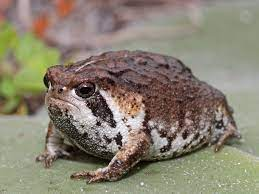
#> input picture images/angry_frog1.jpeg, 259 x 194 px, found by its file name
$ jupyter execute --allow-errors test.ipynb   (older library calls are emulated)
#> lines starting #> are read from the running program, lines starting #| are printed output that depends on the picture; after the words box and inside, x2 and y2 are one past the last pixel; in counts of white or black regions, pixels touching at a corner belong together
[cell 1]
import numpy as np
import matplotlib.pyplot as plt
import cv2
from PIL import Image
from copy import copy, deepcopy

Нельзя просто так писать в терминал всё, что захочется - он предназначен только для символов. Подробнее [тут](https://stackoverflow.com/questions/47984850/pixel-control-in-terminal-with-python) и [тут](https://unix.stackexchange.com/a/146491)

Я решил воспользоваться шифром Брайля (такие проекты уже есть, но хочется попробовать самому)

В питоне они находятся по таким адресам (ord) - (10240, 10495)

[cell 2]
# img = PIL.Image.open('/home/sevashasla/Pictures/fat_cat.jpg')
img = Image.open('/home/sevashasla/Pictures/angry_frog1.jpeg')
#> img is the input picture: PIL image 259x194 RGB; mean R, G, B 137.5, 129.7, 113.5
img.thumbnail((300, 300))
img = np.asarray(img)

Попытался что-то сделать через квантили, но мб лучше через контур?

[cell 3]
fig, axes = plt.subplots(5, 5)
fig.set_figwidth(20)
fig.set_figheight(20)

quantiles = np.linspace(0, 1, 25)

for i in range(5):
    for j in range(5):
        quantile = quantiles[i * 5 + j]
        axes[i, j].set_title(f'q: {quantile}')
        img_binary = ((img[:, :, 0] > np.quantile(img[:, :, 0].flatten(), quantile))).astype(np.uint8)
        axes[i, j].imshow(img_binary, cmap='gray')
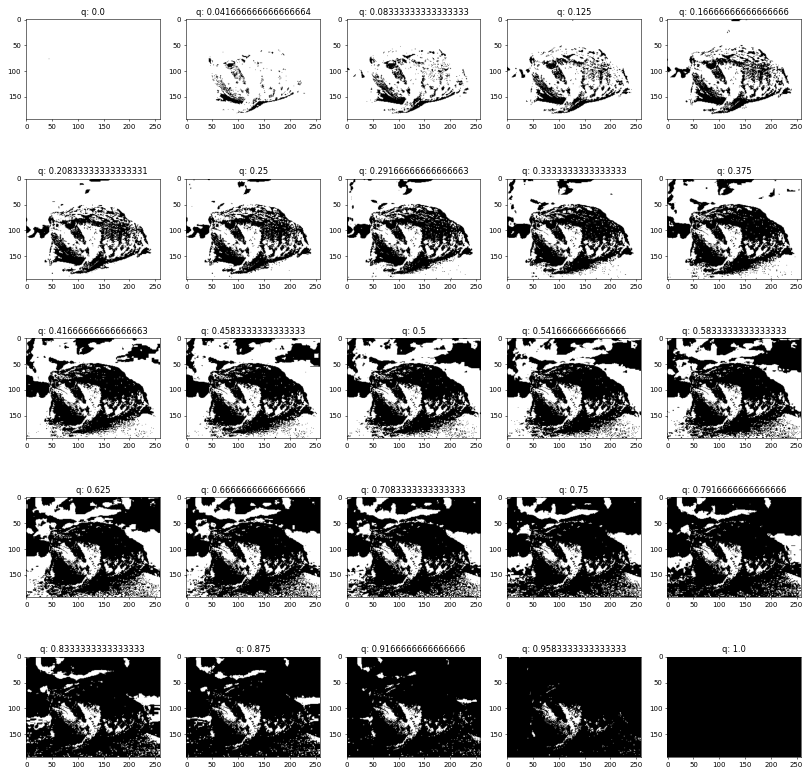
#> figure drawn by matplotlib, 25 panels

[cell 4]
plt.figure(figsize=(10, 10))
plt.hist(img[:, :, 0].flatten(), bins=256);
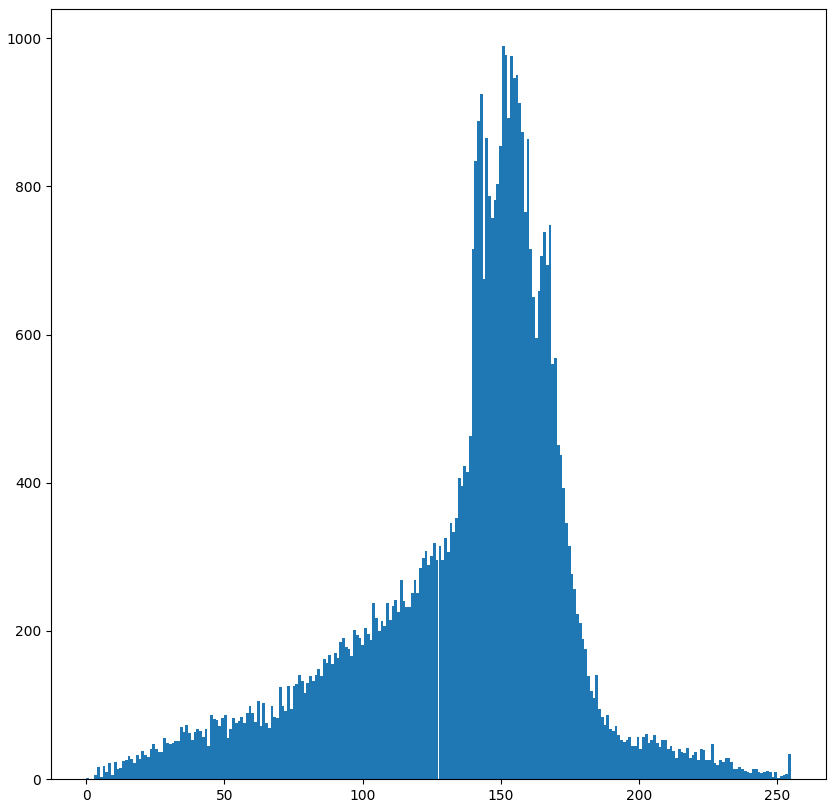
#> figure drawn by matplotlib, 1 panel; tallest bar 990 high, from x = 150.4 to 151.4

Лучше воспользоваться более сложными алгоритмами из opencv

[cell 5]
fig, axes = plt.subplots(1, 3)
fig.set_figwidth(10)
fig.set_figheight(10)

ret, img0 = cv2.threshold(img, 127, 255, cv2.THRESH_BINARY)
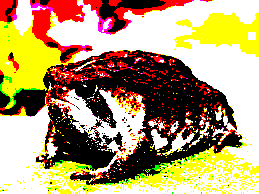
#> img0: shape (194, 259, 3); mean R, G, B 179.1, 155.6, 110.6
img1 = cv2.adaptiveThreshold(img[:, :, 0], 255, cv2.ADAPTIVE_THRESH_MEAN_C, cv2.THRESH_BINARY, 17, 17)
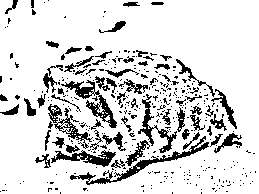
#> img1: shape (194, 259); 84.6% white; 385 black regions (319 under 20 px), largest, box (x1, y1, x2, y2) and area: (70, 136, 209, 185) 791, (61, 80, 117, 128) 632, (51, 150, 116, 167) 472
img2 = cv2.adaptiveThreshold(img[:, :, 0], 255, cv2.ADAPTIVE_THRESH_GAUSSIAN_C, cv2.THRESH_BINARY, 17, 17)
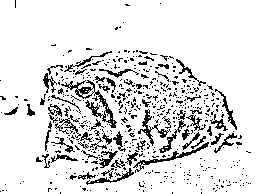
#> img2: shape (194, 259); 87.9% white; black in thin lines or dots

axes[0].imshow(img0[:, :, 0], cmap='gray')
axes[1].imshow(img1, cmap='gray')
axes[2].imshow(img2, cmap='gray')

# kernel = np.array([
#     [-1, -1, -1],
#     [-1, 8, -1],
#     [-1, -1, -1]
# ])
# dst = cv2.filter2D(img1, -1, kernel)
# plt.imshow(dst, cmap='gray')
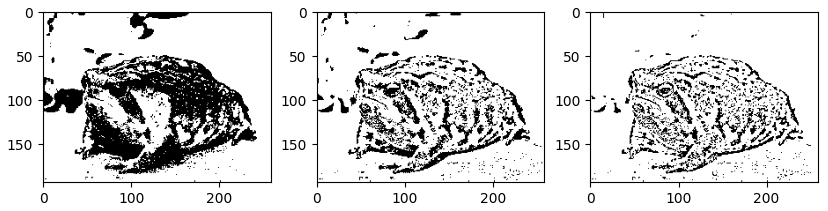
#> figure drawn by matplotlib, 3 panels
